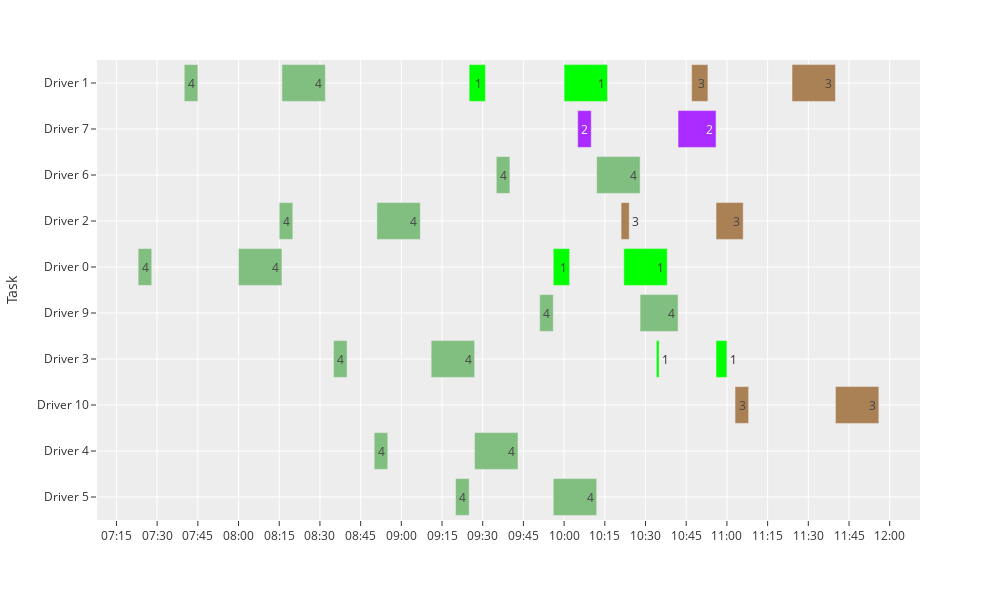
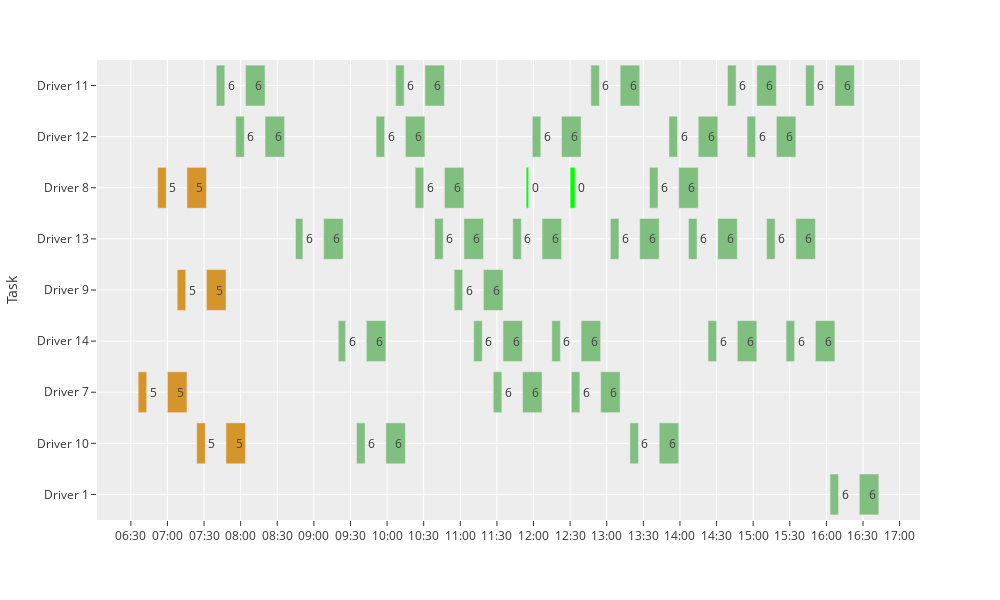

Notebook source saved alongside these figures, in order:
### Code cell
import importlib
importlib.reload(gantt)
gantt.showGanttDepot(df)

### Figure 1 — Plotly figure (JSON) as saved in the notebook; plotly's stock layout.template omitted (floating-point values rounded to 4 significant figures)
{"data": [{"alignmentgroup": "True", "base": ["2020-10-31 10:00:00", "2020-10-31 10:05:00", "2020-10-31 10:12:00", "2020-10-31 10:21:00", "2020-10-31 10:22:00", "2020-10-31 10:28:00", "2020-10-31 10:34:00", "2020-10-31 10:42:00", "2020-10-31 10:47:00", "2020-10-31 10:56:00", "2020-10-31 10:56:00", "2020-10-31 11:03:00", "2020-10-31 11:24:00", "2020-10-31 11:40:00", "2020-10-31 7:23:00", "2020-10-31 7:40:00", "2020-10-31 8:00:00", "2020-10-31 8:15:00", "2020-10-31 8:16:00", "2020-10-31 8:35:00", "2020-10-31 8:50:00", "2020-10-31 8:51:00", "2020-10-31 9:11:00", "2020-10-31 9:20:00", "2020-10-31 9:25:00", "2020-10-31 9:27:00", "2020-10-31 9:35:00", "2020-10-31 9:51:00", "2020-10-31 9:56:00", "2020-10-31 9:56:00"], "hovertemplate": "start=%{base}<br>end=%{x}<br>Task=%{y}<br>Order=%{marker.color}<extra></extra>", "legendgroup": "", "marker": {"color": [1, 2, 4, 3, 1, 4, 1, 2, 3, 3, 1, 3, 3, 3, 4, 4, 4, 4, 4, 4, 4, 4, 4, 4, 1, 4, 4, 4, 1, 4], "coloraxis": "coloraxis", "opacity": 1, "pattern": {"shape": ""}}, "name": "", "offsetgroup": "", "orientation": "h", "showlegend": false, "text": [1, 2, 4, 3, 1, 4, 1, 2, 3, 3, 1, 3, 3, 3, 4, 4, 4, 4, 4, 4, 4, 4, 4, 4, 1, 4, 4, 4, 1, 4], "textposition": "auto", "type": "bar", "x": [960000, 300000, 960000, 180000, 960000, 840000, 60000, 840000, 360000, 600000, 240000, 300000, 960000, 960000, 300000, 300000, 960000, 300000, 960000, 300000, 300000, 960000, 960000, 300000, 360000, 960000, 300000, 300000, 360000, 960000], "xaxis": "x", "y": ["Driver 1", "Driver 7", "Driver 6", "Driver 2", "Driver 0", "Driver 9", "Driver 3", "Driver 7", "Driver 1", "Driver 2", "Driver 3", "Driver 10", "Driver 1", "Driver 10", "Driver 0", "Driver 1", "Driver 0", "Driver 2", "Driver 1", "Driver 3", "Driver 4", "Driver 2", "Driver 3", "Driver 5", "Driver 1", "Driver 4", "Driver 6", "Driver 9", "Driver 0", "Driver 5"], "yaxis": "y"}], "layout": {"barmode": "overlay", "coloraxis": {"colorbar": {"title": {"text": "Order"}}, "colorscale": [[0, "rgb(0, 255, 0)"], [0.25, "rgb(255, 0, 255)"], [0.5, "rgb(0, 128, 255)"], [0.75, "rgb(255, 128, 0)"], [1, "rgb(128, 191, 128)"]], "showscale": false}, "height": 600, "legend": {"tracegroupgap": 0}, "margin": {"t": 60}, "uniformtext": {"minsize": 6}, "width": 1000, "xaxis": {"anchor": "y", "domain": [0, 1], "nticks": 25, "tickformat": "%H:%M", "tickformatstops": [{"dtickrange": [3600000, 86400000], "value": "%H:%M"}], "type": "date"}, "yaxis": {"anchor": "x", "autorange": "reversed", "domain": [0, 1], "title": {"text": "Task"}}}}

### Figure 2 — Plotly figure (JSON) as saved in the notebook; plotly's stock layout.template omitted (floating-point values rounded to 4 significant figures)
{"data": [{"alignmentgroup": "True", "base": ["2020-10-31 10:07:00", "2020-10-31 10:15:00", "2020-10-31 10:23:00", "2020-10-31 10:31:00", "2020-10-31 10:39:00", "2020-10-31 10:47:00", "2020-10-31 10:55:00", "2020-10-31 11:03:00", "2020-10-31 11:11:00", "2020-10-31 11:19:00", "2020-10-31 11:27:00", "2020-10-31 11:35:00", "2020-10-31 11:43:00", "2020-10-31 11:51:00", "2020-10-31 11:54:00", "2020-10-31 11:59:00", "2020-10-31 12:07:00", "2020-10-31 12:15:00", "2020-10-31 12:23:00", "2020-10-31 12:30:00", "2020-10-31 12:31:00", "2020-10-31 12:39:00", "2020-10-31 12:47:00", "2020-10-31 12:55:00", "2020-10-31 13:03:00", "2020-10-31 13:11:00", "2020-10-31 13:19:00", "2020-10-31 13:27:00", "2020-10-31 13:35:00", "2020-10-31 13:43:00", "2020-10-31 13:51:00", "2020-10-31 13:59:00", "2020-10-31 14:07:00", "2020-10-31 14:15:00", "2020-10-31 14:23:00", "2020-10-31 14:31:00", "2020-10-31 14:39:00", "2020-10-31 14:47:00", "2020-10-31 14:55:00", "2020-10-31 15:03:00", "2020-10-31 15:11:00", "2020-10-31 15:19:00", "2020-10-31 15:27:00", "2020-10-31 15:35:00", "2020-10-31 15:43:00", "2020-10-31 15:51:00", "2020-10-31 16:03:00", "2020-10-31 16:07:00", "2020-10-31 16:27:00", "2020-10-31 6:36:00", "2020-10-31 6:52:00", "2020-10-31 7:00:00", "2020-10-31 7:08:00", "2020-10-31 7:16:00", "2020-10-31 7:24:00", "2020-10-31 7:32:00", "2020-10-31 7:40:00", "2020-10-31 7:48:00", "2020-10-31 7:56:00", "2020-10-31 8:04:00", "2020-10-31 8:20:00", "2020-10-31 8:45:00", "2020-10-31 9:08:00", "2020-10-31 9:20:00", "2020-10-31 9:35:00", "2020-10-31 9:43:00", "2020-10-31 9:51:00", "2020-10-31 9:59:00"], "hovertemplate": "start=%{base}<br>end=%{x}<br>Task=%{y}<br>Order=%{marker.color}<extra></extra>", "legendgroup": "", "marker": {"color": [6, 6, 6, 6, 6, 6, 6, 6, 6, 6, 6, 6, 6, 6, 0, 6, 6, 6, 6, 0, 6, 6, 6, 6, 6, 6, 6, 6, 6, 6, 6, 6, 6, 6, 6, 6, 6, 6, 6, 6, 6, 6, 6, 6, 6, 6, 6, 6, 6, 5, 5, 5, 5, 5, 5, 5, 6, 5, 6, 6, 6, 6, 6, 6, 6, 6, 6, 6], "coloraxis": "coloraxis", "opacity": 1, "pattern": {"shape": ""}}, "name": "", "offsetgroup": "", "orientation": "h", "showlegend": false, "text": [6, 6, 6, 6, 6, 6, 6, 6, 6, 6, 6, 6, 6, 6, 0, 6, 6, 6, 6, 0, 6, 6, 6, 6, 6, 6, 6, 6, 6, 6, 6, 6, 6, 6, 6, 6, 6, 6, 6, 6, 6, 6, 6, 6, 6, 6, 6, 6, 6, 5, 5, 5, 5, 5, 5, 5, 6, 5, 6, 6, 6, 6, 6, 6, 6, 6, 6, 6], "textposition": "auto", "type": "bar", "x": [420000, 960000, 420000, 960000, 420000, 960000, 420000, 960000, 420000, 960000, 420000, 960000, 420000, 960000, 120000, 420000, 960000, 420000, 960000, 240000, 420000, 960000, 420000, 960000, 420000, 960000, 420000, 960000, 420000, 960000, 420000, 960000, 420000, 960000, 420000, 960000, 420000, 960000, 420000, 960000, 420000, 960000, 420000, 960000, 420000, 960000, 420000, 960000, 960000, 420000, 420000, 960000, 420000, 960000, 420000, 960000, 420000, 960000, 420000, 960000, 960000, 360000, 960000, 360000, 420000, 960000, 420000, 960000], "xaxis": "x", "y": ["Driver 11", "Driver 12", "Driver 8", "Driver 11", "Driver 13", "Driver 8", "Driver 9", "Driver 13", "Driver 14", "Driver 9", "Driver 7", "Driver 14", "Driver 13", "Driver 7", "Driver 8", "Driver 12", "Driver 13", "Driver 14", "Driver 12", "Driver 8", "Driver 7", "Driver 14", "Driver 11", "Driver 7", "Driver 13", "Driver 11", "Driver 10", "Driver 13", "Driver 8", "Driver 10", "Driver 12", "Driver 8", "Driver 13", "Driver 12", "Driver 14", "Driver 13", "Driver 11", "Driver 14", "Driver 12", "Driver 11", "Driver 13", "Driver 12", "Driver 14", "Driver 13", "Driver 11", "Driver 14", "Driver 1", "Driver 11", "Driver 1", "Driver 7", "Driver 8", "Driver 7", "Driver 9", "Driver 8", "Driver 10", "Driver 9", "Driver 11", "Driver 10", "Driver 12", "Driver 11", "Driver 12", "Driver 13", "Driver 13", "Driver 14", "Driver 10", "Driver 14", "Driver 12", "Driver 10"], "yaxis": "y"}], "layout": {"barmode": "overlay", "coloraxis": {"colorbar": {"title": {"text": "Order"}}, "colorscale": [[0, "rgb(0, 255, 0)"], [0.25, "rgb(255, 0, 255)"], [0.5, "rgb(0, 128, 255)"], [0.75, "rgb(255, 128, 0)"], [1, "rgb(128, 191, 128)"]], "showscale": false}, "height": 600, "legend": {"tracegroupgap": 0}, "margin": {"t": 60}, "uniformtext": {"minsize": 6}, "width": 1000, "xaxis": {"anchor": "y", "domain": [0, 1], "nticks": 25, "tickformat": "%H:%M", "tickformatstops": [{"dtickrange": [3600000, 86400000], "value": "%H:%M"}], "type": "date"}, "yaxis": {"anchor": "x", "autorange": "reversed", "domain": [0, 1], "title": {"text": "Task"}}}}
